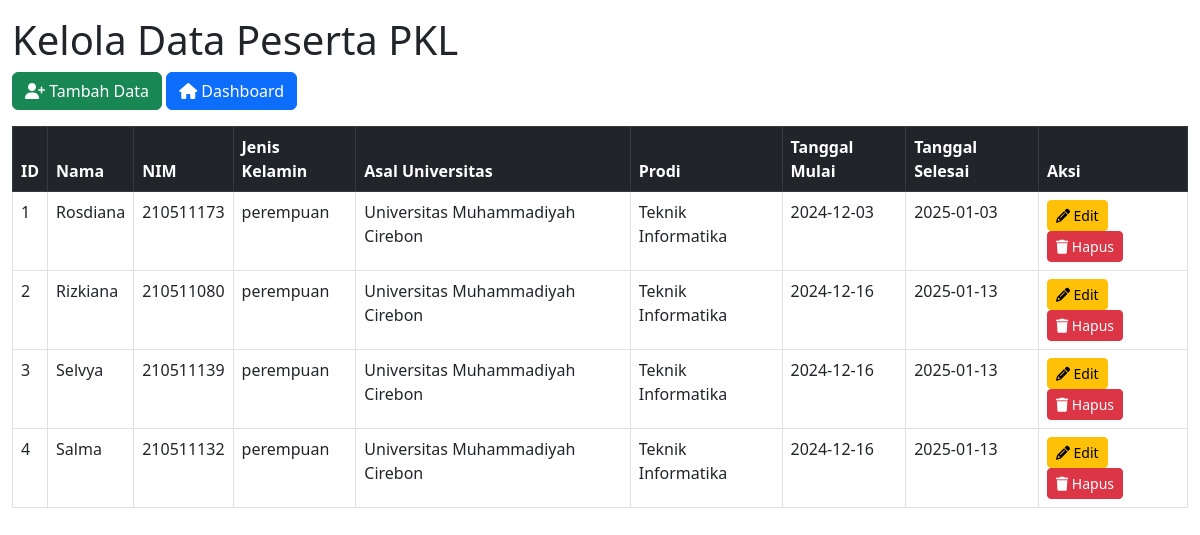
The page /data_pkl.php on the database its author committed.
### tables this page shows
CREATE TABLE `data_pkl` (
  `id` int(11) NOT NULL,
  `nama` varchar(100) NOT NULL,
  `nim` varchar(20) NOT NULL,
  `jenis_kelamin` enum('laki-laki','perempuan') NOT NULL,
  `asal_universitas` varchar(100) NOT NULL,
  `prodi` varchar(100) NOT NULL,
  `tanggal_mulai` date NOT NULL,
  `tanggal_selesai` date NOT NULL
);

### data_pkl.php (the view, shortened to what this page needs)
<?php
$host = 'localhost';
$user = 'root';
$pass = '';
$db = 'pkl';
$conn = new mysqli($host, $user, $pass, $db);
$sql = "SELECT * FROM data_pkl";
$result = $conn->query($sql);
?>
<!DOCTYPE html>
<html lang="id">
<head>
    <link rel="stylesheet" href="https://cdn.jsdelivr.net/npm/bootstrap@5.3.0/dist/css/bootstrap.min.css">
    <link rel="stylesheet" href="https://cdnjs.cloudflare.com/ajax/libs/font-awesome/6.4.2/css/all.min.css">
</head>
<body>
            <div class="container-fluid">
                <h1 class="mt-3">Kelola Data Peserta PKL</h1>
                <a href="add_pkl.php" class="btn btn-success mb-3">
                    <i class="fas fa-user-plus"></i> Tambah Data
                </a>
                <a href="admin_dashboard.php" class="btn btn-primary mb-3">
                    <i class="fa-solid fa-home"></i> Dashboard
                </a>
                <table class="table table-bordered">
                    <thead class="table-dark">
                        <tr>
                            <th>ID</th>
                            <th>Nama</th>
                            <th>NIM</th>
                            <th>Jenis Kelamin</th>
                            <th>Asal Universitas</th>
                            <th>Prodi</th>
                            <th>Tanggal Mulai</th>
                            <th>Tanggal Selesai</th>
                            <th>Aksi</th>
                        </tr>
                    </thead>
                    <tbody>
                        <?php if ($result->num_rows > 0): ?>
                            <?php while ($row = $result->fetch_assoc()): ?>
                                <tr>
                                    <td><?= htmlspecialchars($row['id']) ?></td>
                                    <td><?= htmlspecialchars($row['nama']) ?></td>
                                    <td><?= htmlspecialchars($row['nim']) ?></td>
                                    <td><?= htmlspecialchars($row['jenis_kelamin']) ?></td>
                                    <td><?= htmlspecialchars($row['asal_universitas']) ?></td>
                                    <td><?= htmlspecialchars($row['prodi']) ?></td>
                                    <td><?= htmlspecialchars($row['tanggal_mulai']) ?></td>
                                    <td><?= htmlspecialchars($row['tanggal_selesai']) ?></td>
                                    <td>
                                        <a href="edit_pkl.php?id=<?= $row['id'] ?>" class="btn btn-warning btn-sm">
                                            <i class="fas fa-pencil-alt"></i> Edit
                                        </a>
                                        <a href="delete_pkl.php?id=<?= $row['id'] ?>" class="btn btn-danger btn-sm" onclick="return confirm('Apakah Anda yakin ingin menghapus data ini?')">
                                            <i class="fas fa-trash"></i> Hapus
                                        </a>
                                    </td>
                                </tr>
                            <?php endwhile; ?>
                        <?php else: ?>
                            <tr>
                                <td colspan="9" class="text-center">Tidak ada data PKL tersedia.</td>
                            </tr>
                        <?php endif; ?>

### rows shown on the page
data_pkl: id "1", nama "Rosdiana", nim "210511173", jenis_kelamin "perempuan", asal_universitas "Universitas Muhammadiyah Cirebon", prodi "Teknik Informatika", tanggal_mulai "2024-12-03", tanggal_selesai "2025-01-03"
data_pkl: id "2", nama "Rizkiana", nim "210511080", jenis_kelamin "perempuan", asal_universitas "Universitas Muhammadiyah Cirebon", prodi "Teknik Informatika", tanggal_mulai "2024-12-16", tanggal_selesai "2025-01-13"
data_pkl: id "3", nama "Selvya", nim "210511139", jenis_kelamin "perempuan", asal_universitas "Universitas Muhammadiyah Cirebon", prodi "Teknik Informatika", tanggal_mulai "2024-12-16", tanggal_selesai "2025-01-13"
data_pkl: id "4", nama "Salma", nim "210511132", jenis_kelamin "perempuan", asal_universitas "Universitas Muhammadiyah Cirebon", prodi "Teknik Informatika", tanggal_mulai "2024-12-16", tanggal_selesai "2025-01-13"
